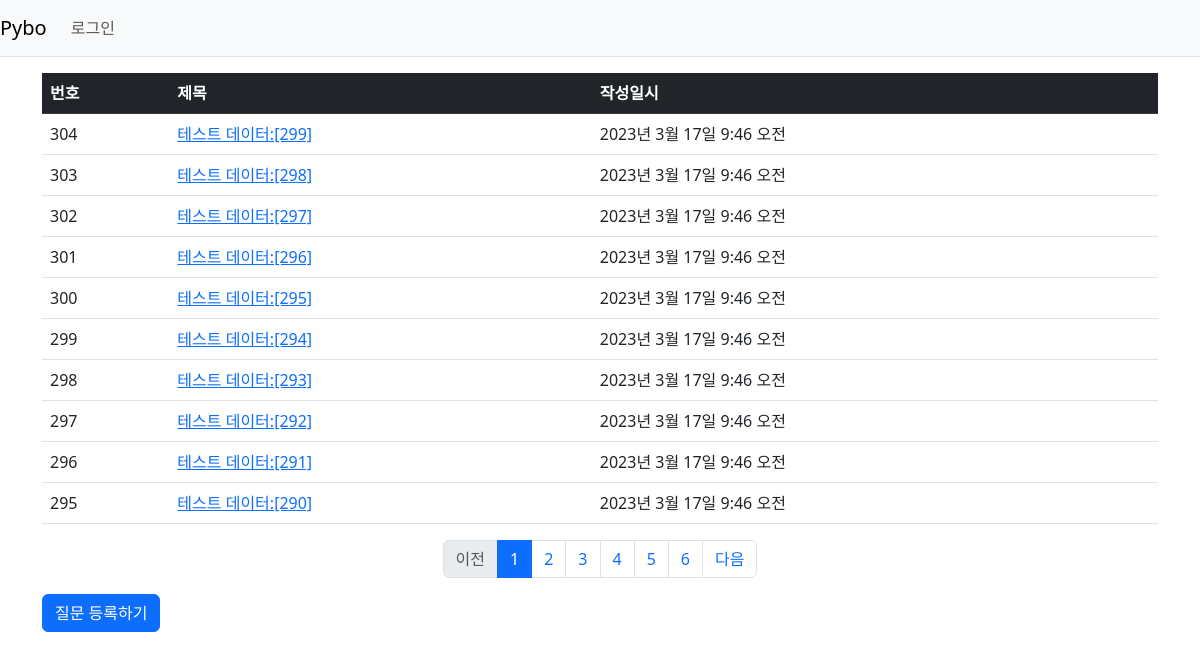
Screenshot of /pybo/ with the database file from the repository.
### pybo/models.py (models this page shows, shortened)
class Question(models.Model):
    subject = models.CharField(max_length=200)
    content = models.TextField()
    create_date = models.DateTimeField()

### pybo/views.py (the view)
# urls.py: path('', views.index, name='index'),
def index(request):
    page = request.GET.get('page','1') # 페이지
    question_list = Question.objects.order_by('-create_date')
    paginator = Paginator(question_list,10) # 페이지 당 10개씩 요청
    page_obj = paginator.get_page(page)
    context = {'question_list': page_obj}
    return render(request,'pybo/question_list.html',context)

### pybo/templatetags/pybo_filter.py (called while the page is built)
@register.filter
def sub(value, arg):
    return value - arg

### templates/pybo/question_list.html (shortened to what this page needs)
{% extends 'base.html' %}
{% load pybo_filter %}
{% block content %}
<div class="container my-3">
    <table class="table">
        <thead>
        <tr class="table-dark">
            <th>번호</th>
            <th>제목</th>
            <th>작성일시</th>
        </tr>
        </thead>
        <tbody>
        {% if question_list %}
        {% for question in question_list %}
        <tr>
            <td>{{ question_list.paginator.count|sub:question_list.start_index|sub:forloop.counter0|add:1 }}</td>
            <td>
                <a href="{% url 'pybo:detail' question.id %}">{{question.subject}}</a>
            </td>
            <td>{{question.create_date}}</td>
        </tr>
        {% endfor %}
        {% else %}
        <tr>
            <td colspan="3"> 질문이 없습니다.</td>
        </tr>
        {% endif %}
        </tbody>
    </table>
    <ul class="pagination justify-content-center">
        {% if question_list.has_previous %}
        <li class="page-item">
            <a class="page-link"
               href="?page={{question_list.previous_page_number}}">이전</a>
        </li>
        {% else %}
        <li class="page-item disabled">
            <a class="page-link" tabindex="-1" aria-disabled="true" href="#">이전</a>
        </li>
            {% endif %}
        {% for page_number in question_list.paginator.page_range %}
  {% if page_number >= question_list.number|add:-5 and page_number <= question_list.number|add:5 %}
    {% if page_number == question_list.number %}
        <li class="page-item active" aria-current="page">
                <a class="page-link" href="?page={{ page_number }}">{{ page_number }}</a>
        </li>
        {% else %}
        <li class="page-item">
            <a class="page-link" href="?page={{ page_number }}">
                {{ page_number }}
            </a>
        </li>
        {% endif %}
        {% endif %}
        {% endfor %}
        {% if question_list.has_next %}
        <li class="page-item">
            <a class="page-link"
               href="?page={{ question_list.next_page_number }}">다음</a>
        </li>
        {% else %}
        <li class="page-item disabled">
            <a class="page-link"
               tabindex="-1" aria-disabled="true" href="#">다음</a>
        </li>
        {% endif %}
    </ul>
    <a href="{% url 'pybo:question_create' %}" class="btn btn-primary">
        질문 등록하기
    </a>
</div>
{% endblock %}

### rows the page displays
Question: paginator.count|sub "304", subject "테스트 데이터:[299]", create_date "2023년 3월 17일 9:46 오전"
Question: paginator.count|sub "303", subject "테스트 데이터:[298]", create_date "2023년 3월 17일 9:46 오전"
Question: paginator.count|sub "302", subject "테스트 데이터:[297]", create_date "2023년 3월 17일 9:46 오전"
Question: paginator.count|sub "301", subject "테스트 데이터:[296]", create_date "2023년 3월 17일 9:46 오전"
Question: paginator.count|sub "300", subject "테스트 데이터:[295]", create_date "2023년 3월 17일 9:46 오전"
Question: paginator.count|sub "299", subject "테스트 데이터:[294]", create_date "2023년 3월 17일 9:46 오전"
Question: paginator.count|sub "298", subject "테스트 데이터:[293]", create_date "2023년 3월 17일 9:46 오전"
Question: paginator.count|sub "297", subject "테스트 데이터:[292]", create_date "2023년 3월 17일 9:46 오전"
Question: paginator.count|sub "296", subject "테스트 데이터:[291]", create_date "2023년 3월 17일 9:46 오전"
Question: paginator.count|sub "295", subject "테스트 데이터:[290]", create_date "2023년 3월 17일 9:46 오전"

### other values shown
{{ page_number }} "1"
{{ page_number }} "2" "3" "4" "5" "6"
